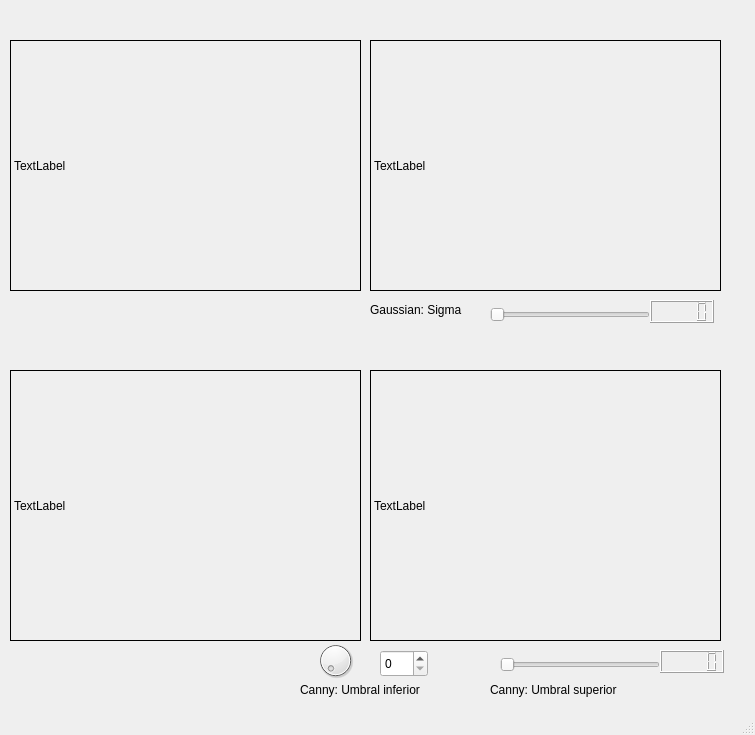
<?xml version="1.0" encoding="UTF-8"?>
<ui version="4.0">
 <class>MainWindow</class>
 <widget class="QMainWindow" name="MainWindow">
  <property name="geometry">
   <rect>
    <x>0</x>
    <y>0</y>
    <width>755</width>
    <height>735</height>
   </rect>
  </property>
  <property name="windowTitle">
   <string>MainWindow</string>
  </property>
  <widget class="QWidget" name="centralwidget">
   <widget class="QLabel" name="video">
    <property name="geometry">
     <rect>
      <x>10</x>
      <y>40</y>
      <width>351</width>
      <height>251</height>
     </rect>
    </property>
    <property name="maximumSize">
     <size>
      <width>351</width>
      <height>251</height>
     </size>
    </property>
    <property name="frameShape">
     <enum>QFrame::Box</enum>
    </property>
    <property name="text">
     <string>TextLabel</string>
    </property>
   </widget>
   <widget class="QLabel" name="video1">
    <property name="geometry">
     <rect>
      <x>370</x>
      <y>40</y>
      <width>351</width>
      <height>251</height>
     </rect>
    </property>
    <property name="maximumSize">
     <size>
      <width>371</width>
      <height>261</height>
     </size>
    </property>
    <property name="frameShape">
     <enum>QFrame::Box</enum>
    </property>
    <property name="text">
     <string>TextLabel</string>
    </property>
   </widget>
   <widget class="QSlider" name="gauss_sigma_slide">
    <property name="geometry">
     <rect>
      <x>490</x>
      <y>300</y>
      <width>160</width>
      <height>29</height>
     </rect>
    </property>
    <property name="orientation">
     <enum>Qt::Horizontal</enum>
    </property>
   </widget>
   <widget class="QLCDNumber" name="gauss_sigma_value">
    <property name="geometry">
     <rect>
      <x>650</x>
      <y>300</y>
      <width>64</width>
      <height>23</height>
     </rect>
    </property>
   </widget>
   <widget class="QLabel" name="video2">
    <property name="geometry">
     <rect>
      <x>10</x>
      <y>370</y>
      <width>351</width>
      <height>271</height>
     </rect>
    </property>
    <property name="maximumSize">
     <size>
      <width>351</width>
      <height>271</height>
     </size>
    </property>
    <property name="frameShape">
     <enum>QFrame::Box</enum>
    </property>
    <property name="text">
     <string>TextLabel</string>
    </property>
   </widget>
   <widget class="QLabel" name="video3">
    <property name="geometry">
     <rect>
      <x>370</x>
      <y>370</y>
      <width>351</width>
      <height>271</height>
     </rect>
    </property>
    <property name="maximumSize">
     <size>
      <width>351</width>
      <height>271</height>
     </size>
    </property>
    <property name="frameShape">
     <enum>QFrame::Box</enum>
    </property>
    <property name="text">
     <string>TextLabel</string>
    </property>
   </widget>
   <widget class="QSlider" name="canny_sup_slide">
    <property name="geometry">
     <rect>
      <x>500</x>
      <y>650</y>
      <width>160</width>
      <height>29</height>
     </rect>
    </property>
    <property name="orientation">
     <enum>Qt::Horizontal</enum>
    </property>
   </widget>
   <widget class="QSpinBox" name="canny_inf">
    <property name="geometry">
     <rect>
      <x>380</x>
      <y>650</y>
      <width>48</width>
      <height>27</height>
     </rect>
    </property>
   </widget>
   <widget class="QLCDNumber" name="canny_sup">
    <property name="geometry">
     <rect>
      <x>660</x>
      <y>650</y>
      <width>64</width>
      <height>23</height>
     </rect>
    </property>
   </widget>
   <widget class="QDial" name="canny_inf_dial">
    <property name="geometry">
     <rect>
      <x>310</x>
      <y>640</y>
      <width>51</width>
      <height>41</height>
     </rect>
    </property>
   </widget>
   <widget class="QLabel" name="label">
    <property name="geometry">
     <rect>
      <x>370</x>
      <y>300</y>
      <width>111</width>
      <height>20</height>
     </rect>
    </property>
    <property name="text">
     <string>Gaussian: Sigma</string>
    </property>
   </widget>
   <widget class="QLabel" name="label_2">
    <property name="geometry">
     <rect>
      <x>300</x>
      <y>680</y>
      <width>171</width>
      <height>20</height>
     </rect>
    </property>
    <property name="text">
     <string>Canny: Umbral inferior</string>
    </property>
   </widget>
   <widget class="QLabel" name="label_3">
    <property name="geometry">
     <rect>
      <x>490</x>
      <y>680</y>
      <width>171</width>
      <height>20</height>
     </rect>
    </property>
    <property name="text">
     <string>Canny: Umbral superior</string>
    </property>
   </widget>
  </widget>
  <widget class="QStatusBar" name="statusbar"/>
 </widget>
 <resources/>
 <connections/>
</ui>
